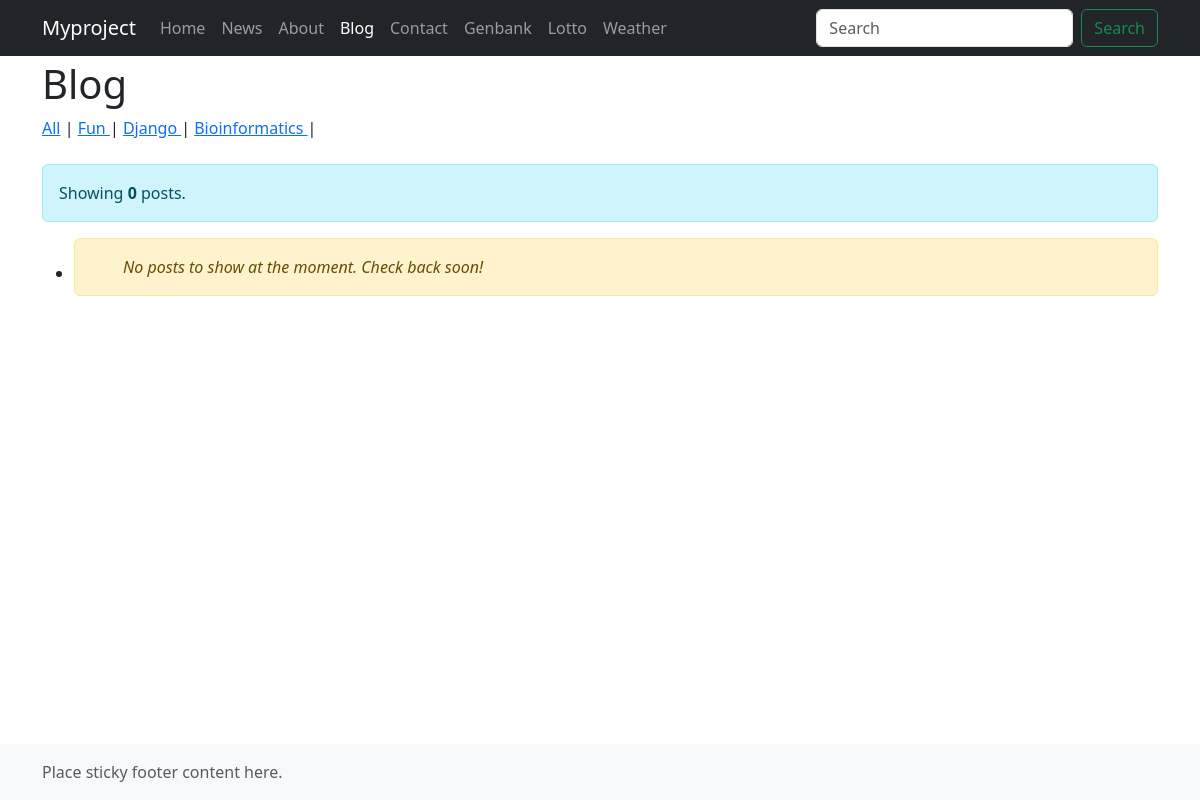
Screenshot of /blog/category/mmcharchuta/ with the database file from the repository.
### blog/models.py (models this page shows, shortened)
class Category(models.Model):
    name = models.CharField(max_length=30)
    description = models.TextField()
    class Meta:
        verbose_name_plural = 'Categories'

### blog/views.py (the view)
# urls.py: path('', views.post_list_view, name='post_list_view'),
def post_list_view(request, category_name=None, author_id=None):
    if category_name:
        queryset = Post.objects.filter(category__name=category_name, is_public=True)
    elif author_id:
        queryset = Post.objects.filter(author__id=author_id, is_public=True)
    else:
        queryset = Post.objects.filter(is_public=True)
    queryset = queryset.order_by('-date_publish')
    context = {
        'object_list': queryset,
        'category_list': Category.objects.all(),
        'author': get_object_or_404(Author, id=author_id) if author_id else None,
    }
    return render(request, 'blog/post_list.html', context)

### blog/templates/blog/post_list.html (shortened to what this page needs)
{% extends 'myapp/base.html' %}
{% block nav-link-blog %}active{% endblock %}
{% block content %}
  <h1>Blog</h1>
  <a href="{% url 'blog:post_list_view' %}">All</a> |
  {% for category in category_list %}
    <a href="{% url 'blog:post_list_category' category.name %}">
      {{ category.name }}
    </a> |
  {% endfor %}
  <br><br>
  <div class="alert alert-info" role="alert">
    Showing <strong>{{ object_list|length }}</strong> posts.
  </div>
  <ul>
    {% for obj in object_list %}
      <li>
        <h3>
          <a href="{% url 'blog:post_detail_view' obj.id %}">{{ obj.title|title }}</a>
        </h3>
        {% if obj.author %}
          <p>By {% if obj.author %}<a href="{% url 'blog:posts_by_author' obj.author.id %}">{{ obj.author.name }}</a>{% else %}Unknown Author{% endif %}</p>
        {% else %}
          <p><em>Author unknown</em></p>
        {% endif %}
        <p>{{ obj.body|truncatewords:2 }}</p>
        <p>Created: {{ obj.date_create }} ({{ obj.date_create|timesince }} ago)</p>
        <p>Published: {{ obj.date_publish }}</p>
      </li>
    {% empty %}
      <li>
        <div class="alert alert-warning d-flex align-items-center" role="alert">
          <svg class="bi flex-shrink-0 me-2" width="24" height="24" role="img" aria-label="Info:">
            <use xlink:href="#exclamation-triangle-fill" />
          </svg>
          <div>
            <em>No posts to show at the moment. Check back soon!</em>
          </div>
        </div>
      </li>
    {% endfor %}
  </ul>
{% endblock %}

### rows the page displays
Category: name "Fun"
Category: name "Django"
Category: name "Bioinformatics"

### other values shown
{{ object_list|length }} "0"
